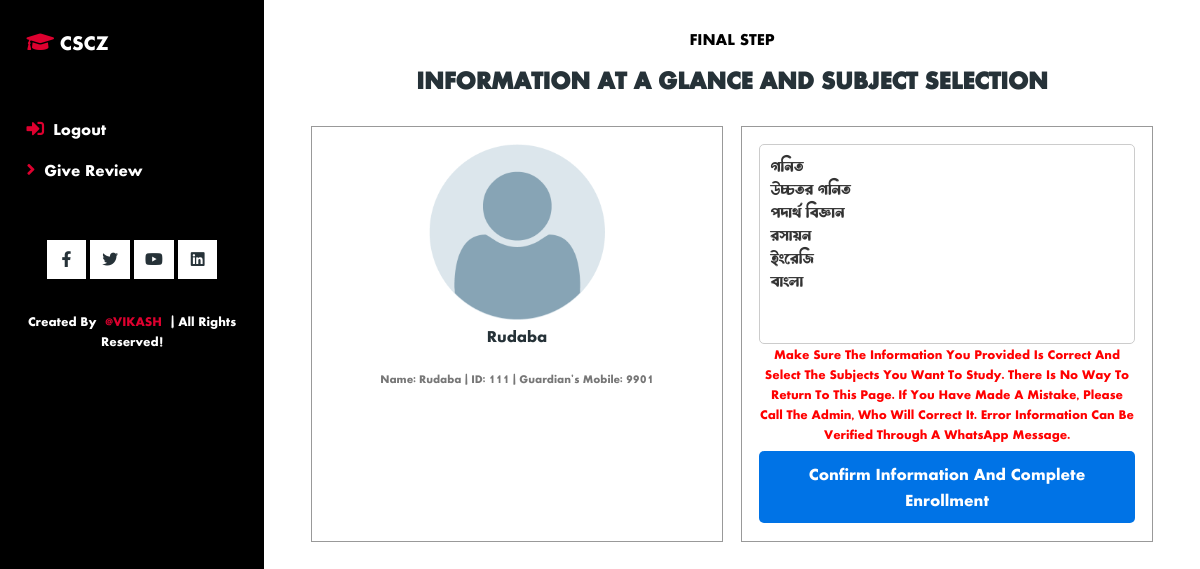
Screenshot of /temp/ (signed in) with the database file from the repository.
### users/models.py (models this page shows, shortened)
class CustomUser(AbstractUser):
    username = None
    email = models.EmailField("email_address", unique=True, max_length=354)
    phone_number = models.CharField(max_length=15, blank=True, null=True)
    ROLE_CHOICES = [
        ('student', 'Student'),
        ('teacher', 'Teacher'),
        ('guardian', 'Guardian'),
    ]
    role = models.CharField(max_length=10, choices=ROLE_CHOICES)
    USERNAME_FIELD = "email"
    REQUIRED_FIELDS = ['phone_number']
    objects = CustomManager()
    class Meta:
        verbose_name_plural = "User Account *VIP*"

class Student(models.Model):
    user = models.OneToOneField(CustomUser, on_delete=models.CASCADE)
    basic_step_of_reg = models.BooleanField(default=False)
    choose_subjects = models.BooleanField(default=False)
    s_approval = models.BooleanField(default=False)
    guardian_phone_is_verified = models.BooleanField(default=False)
    s_name = models.CharField(max_length=170, null=True, blank=True)
    shift = models.ForeignKey(Shift, on_delete=models.CASCADE, null=True, blank=True)
    batch = models.ForeignKey(Batch, on_delete=models.CASCADE, null=True, blank=True)
    profile_pic = models.ImageField(upload_to="student", default='avatar.png')
    class_subjects = models.ForeignKey(ClassWithSubject, on_delete=models.CASCADE, null=True, blank=True)
    s_id = models.IntegerField(null=True, blank=True)
    guardian_phone = models.CharField(max_length=15)
    your_subjects = MultiSelectField(max_length=170, null=True, blank=True)
    s_phone = models.CharField(max_length=15, blank=True, null=True)
    guardian_email = models.EmailField(max_length=100, blank=True, null=True)
    created_at = models.DateTimeField(auto_now_add=True)
    updated_at = models.DateTimeField(auto_now=True)
    def __init__(self, *args, **kwargs):
        super(Student, self).__init__(*args, **kwargs)
        if self.class_subjects:
            self._meta.get_field('your_subjects').choices = [
                (subject.name.lower(), subject.name) for subject in self.class_subjects.subjects.all()
            ]
        else:
            self._meta.get_field('your_subjects').choices = [
                ('math', 'math')
            ]
    class Meta:
        verbose_name_plural = "User (Student)"

### home/views.py (the view)
# urls.py: path('temp/', temp, name='temp'),
def temp(request):
    form = StudentForm(request.POST or None)
    context = {'form': form}
    return render(request, 'home/temp.html', context)

### home/forms.py (shortened to what this page needs)
class StudentForm(forms.ModelForm):
    class Meta:
        model = Student
        fields = (
            's_name', 'class_subjects', 'guardian_phone', 's_phone', 'guardian_email', 'shift',
        )
    def __init__(self, *args, **kwargs):
        super(StudentForm, self).__init__(*args, **kwargs)
        placeholders = {
            's_name': 'Enter full name of student',
            'class_subjects': 'Select the class you will be admitted to *',
            'guardian_phone': 'Guardian\'s mobile number (Required) *',
            's_phone': 'Your mobile number (Optional)',
            'guardian_email': 'Guardian\'s email (Optional)',
            'shift': 'Select the shift you will be admitted to *',
        }
        for field_name in self.fields:
            self.fields[field_name].widget.attrs['class'] = 'form__input'
            self.fields[field_name].widget.attrs['placeholder'] = placeholders[field_name]

### home/public.py (called while the page is built, shortened)
def common_data(request):
    try:
        if request.user.role == "student":
            try:
                unviewed_msg_std = MessageForStudent.objects.filter(message_for = request.user.student, visited = False).count()
            except:
                unviewed_msg_std = 0
            context = {
                'unviewed_msg_std' : unviewed_msg_std,
            }
        else:
            context={}
    except:
        context = {}
    return context

### templates/home/temp.html (shortened to what this page needs)
{% extends 'init/base.html' %}
{% load static %}
{% block content %}
<section class="blogs" id="blogs">
    <div class="heading">
        <span>Final Step</span>
        <h3>Information at a Glance and Subject Selection</h3>
    </div>
    <div class="box-container">
        <div class="box">
            <img src={{user.student.profile_pic.url}} alt="">
            <a href="#" class="title">{{user.student.s_name}}</a>
            <p class="blog-description">Name: {{ user.student.s_name }} | ID: {{ user.student.s_id }} | Guardian's Mobile: {{ user.student.guardian_phone }}</p>
            <p class="blog-description"></p>
        </div>
            <form class="box" id="a-form" action="" method="POST" novalidate>
                <select class="select-dropdown" name="selected_subjects" multiple>
                    {% for subject in user.student.class_subjects.subjects.all %}
                        <option value="{{ subject.name }}">{{ subject.name }}</option>
                    {% endfor %}
                </select>
                <p class="error-message">Make sure the information you provided is correct and select the subjects you want to study. There is no way to return to this page. If you have made a mistake, please call the admin, who will correct it. Error information can be verified through a WhatsApp message.</p>
                    <button class="submit-button" type="submit">Confirm Information and Complete Enrollment</button>
            </form>
</section>
{% endblock content %}

### static/css/style.css (style rules this page uses)
* { font-family: english,'Montserrat', sans-serif; margin: 0; padding: 0; -webkit-box-sizing: border-box; box-sizing: border-box; outline: none; border: none; text-decoration: none; text-transform: capitalize; -webkit-transition: all .2s linear; transition: all .2s linear; }
html { font-size: 62.5%; overflow-x: hidden; scroll-behavior: smooth; }
body { padding-left: 30rem; }
section { padding: 3rem 5%; }
.heading { text-align: center; margin-bottom: 3rem; }
.heading span { font-size: 2rem; color: #000; text-transform: uppercase; }
.heading h3 { padding-top: 1rem; font-size: 3rem; color: #263238; text-transform: uppercase; }
.blogs .box-container { display: -ms-grid; display: grid; -ms-grid-columns: (minmax(30rem, 1fr))[auto-fit]; grid-template-columns: repeat(auto-fit, minmax(30rem, 1fr)); gap: 2rem; }
.blogs .box-container .box { text-align: center; padding: 2rem; border: 0.1rem solid #999; }
.blogs .box-container .box img { height: 20rem; }
.blogs .box-container .box .title { display: block; margin-bottom: 1rem; font-size: 2rem; color: #263238; }
.blogs .box-container .box .blog-description { padding: 1rem 0; font-size: 1.4rem; color: #777; line-height: 2; }
@media (max-width: 1200px) { html { font-size: 55%; } }
.select-dropdown { width: 100%; height : 200px; padding: 10px; border: 1px solid #ccc; border-radius: 5px; font-size: 16px; background-color: #fff; color: #333; }
.submit-button { display: block; width: 100%; padding: 10px; background-color: #0073e6; color: #fff; border: none; border-radius: 5px; font-size: 18px; cursor: pointer; }
.error-message { color: red; font-size: 14px; margin-bottom: 7px; }

### rows the page displays
CustomUser: student.profile_pic (placeholder picture), student.s_name "Rudaba", student.s_id "111", student.guardian_phone "9901"
